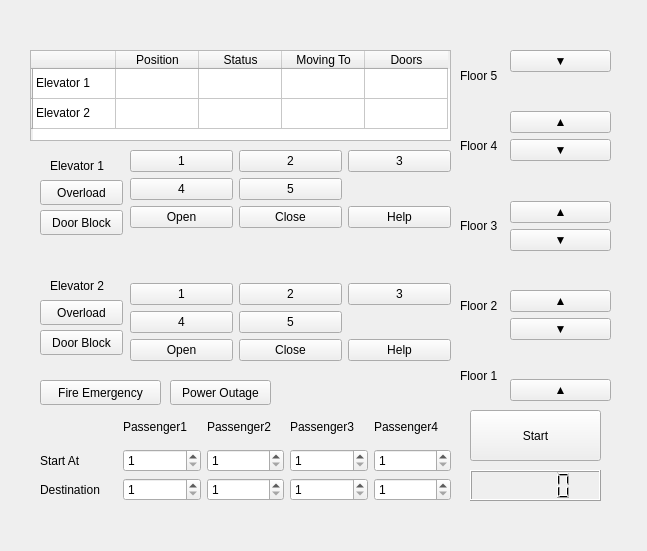
<?xml version="1.0" encoding="UTF-8"?>
<ui version="4.0">
 <class>MainWindow</class>
 <widget class="QMainWindow" name="MainWindow">
  <property name="geometry">
   <rect>
    <x>0</x>
    <y>0</y>
    <width>647</width>
    <height>551</height>
   </rect>
  </property>
  <property name="windowTitle">
   <string>Elevator Simulation</string>
  </property>
  <widget class="QWidget" name="centralwidget">
   <widget class="QWidget" name="floorButtons" native="true">
    <property name="geometry">
     <rect>
      <x>510</x>
      <y>50</y>
      <width>101</width>
      <height>351</height>
     </rect>
    </property>
    <layout class="QVBoxLayout" name="verticalLayout">
     <item>
      <widget class="QPushButton" name="downButton_5">
       <property name="text">
        <string>▼</string>
       </property>
       <property name="checkable">
        <bool>true</bool>
       </property>
      </widget>
     </item>
     <item>
      <widget class="QLabel" name="label_9">
       <property name="text">
        <string/>
       </property>
      </widget>
     </item>
     <item>
      <widget class="QPushButton" name="upButton_4">
       <property name="text">
        <string>▲</string>
       </property>
       <property name="checkable">
        <bool>true</bool>
       </property>
      </widget>
     </item>
     <item>
      <widget class="QPushButton" name="downButton_4">
       <property name="text">
        <string>▼</string>
       </property>
       <property name="checkable">
        <bool>true</bool>
       </property>
      </widget>
     </item>
     <item>
      <widget class="QLabel" name="label_8">
       <property name="text">
        <string/>
       </property>
      </widget>
     </item>
     <item>
      <widget class="QPushButton" name="upButton_3">
       <property name="text">
        <string>▲</string>
       </property>
       <property name="checkable">
        <bool>true</bool>
       </property>
      </widget>
     </item>
     <item>
      <widget class="QPushButton" name="downButton_3">
       <property name="text">
        <string>▼</string>
       </property>
       <property name="checkable">
        <bool>true</bool>
       </property>
      </widget>
     </item>
     <item>
      <widget class="QLabel" name="label_7">
       <property name="text">
        <string/>
       </property>
      </widget>
     </item>
     <item>
      <widget class="QPushButton" name="upButton_2">
       <property name="text">
        <string>▲</string>
       </property>
       <property name="checkable">
        <bool>true</bool>
       </property>
      </widget>
     </item>
     <item>
      <widget class="QPushButton" name="downButton_2">
       <property name="text">
        <string>▼</string>
       </property>
       <property name="checkable">
        <bool>true</bool>
       </property>
       <property name="checked">
        <bool>false</bool>
       </property>
      </widget>
     </item>
     <item>
      <widget class="QLabel" name="label_6">
       <property name="text">
        <string/>
       </property>
      </widget>
     </item>
     <item>
      <widget class="QPushButton" name="upButton_1">
       <property name="text">
        <string>▲</string>
       </property>
       <property name="checkable">
        <bool>true</bool>
       </property>
      </widget>
     </item>
    </layout>
   </widget>
   <widget class="QTableWidget" name="tableWidget">
    <property name="geometry">
     <rect>
      <x>30</x>
      <y>50</y>
      <width>421</width>
      <height>91</height>
     </rect>
    </property>
    <attribute name="horizontalHeaderDefaultSectionSize">
     <number>83</number>
    </attribute>
    <row>
     <property name="text">
      <string/>
     </property>
    </row>
    <row>
     <property name="text">
      <string/>
     </property>
    </row>
    <column>
     <property name="text">
      <string/>
     </property>
     <property name="font">
      <font>
       <pointsize>5</pointsize>
      </font>
     </property>
    </column>
    <column>
     <property name="text">
      <string>Position</string>
     </property>
    </column>
    <column>
     <property name="text">
      <string>Status</string>
     </property>
    </column>
    <column>
     <property name="text">
      <string>Moving To</string>
     </property>
    </column>
    <column>
     <property name="text">
      <string>Doors</string>
     </property>
    </column>
    <item row="0" column="0">
     <property name="text">
      <string>Elevator 1</string>
     </property>
    </item>
    <item row="1" column="0">
     <property name="text">
      <string>Elevator 2</string>
     </property>
    </item>
   </widget>
   <widget class="QLabel" name="label">
    <property name="geometry">
     <rect>
      <x>460</x>
      <y>360</y>
      <width>51</width>
      <height>31</height>
     </rect>
    </property>
    <property name="text">
     <string>Floor 1</string>
    </property>
   </widget>
   <widget class="QLabel" name="label_2">
    <property name="geometry">
     <rect>
      <x>460</x>
      <y>290</y>
      <width>51</width>
      <height>31</height>
     </rect>
    </property>
    <property name="text">
     <string>Floor 2</string>
    </property>
   </widget>
   <widget class="QLabel" name="label_3">
    <property name="geometry">
     <rect>
      <x>460</x>
      <y>210</y>
      <width>51</width>
      <height>31</height>
     </rect>
    </property>
    <property name="text">
     <string>Floor 3</string>
    </property>
   </widget>
   <widget class="QLabel" name="label_4">
    <property name="geometry">
     <rect>
      <x>460</x>
      <y>130</y>
      <width>51</width>
      <height>31</height>
     </rect>
    </property>
    <property name="text">
     <string>Floor 4</string>
    </property>
   </widget>
   <widget class="QLabel" name="label_5">
    <property name="geometry">
     <rect>
      <x>460</x>
      <y>60</y>
      <width>51</width>
      <height>31</height>
     </rect>
    </property>
    <property name="text">
     <string>Floor 5</string>
    </property>
   </widget>
   <widget class="QWidget" name="gridLayoutWidget">
    <property name="geometry">
     <rect>
      <x>130</x>
      <y>150</y>
      <width>321</width>
      <height>211</height>
     </rect>
    </property>
    <layout class="QGridLayout" name="gridLayout">
     <item row="5" column="0">
      <widget class="QPushButton" name="E2F4Button">
       <property name="text">
        <string>4</string>
       </property>
       <property name="checkable">
        <bool>true</bool>
       </property>
      </widget>
     </item>
     <item row="0" column="1">
      <widget class="QPushButton" name="E1F2Button">
       <property name="text">
        <string>2</string>
       </property>
       <property name="checkable">
        <bool>true</bool>
       </property>
      </widget>
     </item>
     <item row="4" column="0">
      <widget class="QPushButton" name="E2F1Button">
       <property name="text">
        <string>1</string>
       </property>
       <property name="checkable">
        <bool>true</bool>
       </property>
      </widget>
     </item>
     <item row="1" column="0">
      <widget class="QPushButton" name="E1F4Button">
       <property name="text">
        <string>4</string>
       </property>
       <property name="checkable">
        <bool>true</bool>
       </property>
      </widget>
     </item>
     <item row="1" column="1">
      <widget class="QPushButton" name="E1F5Button">
       <property name="text">
        <string>5</string>
       </property>
       <property name="checkable">
        <bool>true</bool>
       </property>
      </widget>
     </item>
     <item row="6" column="0">
      <widget class="QPushButton" name="E2OpenButton">
       <property name="text">
        <string>Open</string>
       </property>
       <property name="checkable">
        <bool>false</bool>
       </property>
      </widget>
     </item>
     <item row="2" column="2">
      <widget class="QPushButton" name="E1HelpButton">
       <property name="text">
        <string>Help</string>
       </property>
       <property name="checkable">
        <bool>true</bool>
       </property>
      </widget>
     </item>
     <item row="4" column="2">
      <widget class="QPushButton" name="E2F3Button">
       <property name="text">
        <string>3</string>
       </property>
       <property name="checkable">
        <bool>true</bool>
       </property>
      </widget>
     </item>
     <item row="6" column="1">
      <widget class="QPushButton" name="E2CloseButton">
       <property name="text">
        <string>Close</string>
       </property>
       <property name="checkable">
        <bool>false</bool>
       </property>
      </widget>
     </item>
     <item row="0" column="0">
      <widget class="QPushButton" name="E1F1Button">
       <property name="text">
        <string>1</string>
       </property>
       <property name="checkable">
        <bool>true</bool>
       </property>
      </widget>
     </item>
     <item row="5" column="1">
      <widget class="QPushButton" name="E2F5Button">
       <property name="text">
        <string>5</string>
       </property>
       <property name="checkable">
        <bool>true</bool>
       </property>
      </widget>
     </item>
     <item row="3" column="1">
      <widget class="QLabel" name="label_10">
       <property name="text">
        <string/>
       </property>
      </widget>
     </item>
     <item row="0" column="2">
      <widget class="QPushButton" name="E1F3Button">
       <property name="text">
        <string>3</string>
       </property>
       <property name="checkable">
        <bool>true</bool>
       </property>
      </widget>
     </item>
     <item row="2" column="0">
      <widget class="QPushButton" name="E1OpenButton">
       <property name="text">
        <string>Open</string>
       </property>
       <property name="checkable">
        <bool>false</bool>
       </property>
      </widget>
     </item>
     <item row="6" column="2">
      <widget class="QPushButton" name="E2HelpButton">
       <property name="text">
        <string>Help</string>
       </property>
       <property name="checkable">
        <bool>true</bool>
       </property>
      </widget>
     </item>
     <item row="2" column="1">
      <widget class="QPushButton" name="E1CloseButton">
       <property name="text">
        <string>Close</string>
       </property>
       <property name="checkable">
        <bool>false</bool>
       </property>
      </widget>
     </item>
     <item row="4" column="1">
      <widget class="QPushButton" name="E2F2Button">
       <property name="text">
        <string>2</string>
       </property>
       <property name="checkable">
        <bool>true</bool>
       </property>
      </widget>
     </item>
    </layout>
   </widget>
   <widget class="QLabel" name="label_11">
    <property name="geometry">
     <rect>
      <x>50</x>
      <y>150</y>
      <width>81</width>
      <height>31</height>
     </rect>
    </property>
    <property name="text">
     <string>Elevator 1</string>
    </property>
   </widget>
   <widget class="QLabel" name="label_12">
    <property name="geometry">
     <rect>
      <x>50</x>
      <y>270</y>
      <width>81</width>
      <height>31</height>
     </rect>
    </property>
    <property name="text">
     <string>Elevator 2</string>
    </property>
   </widget>
   <widget class="QPushButton" name="FireEmergencyButton">
    <property name="geometry">
     <rect>
      <x>40</x>
      <y>380</y>
      <width>121</width>
      <height>25</height>
     </rect>
    </property>
    <property name="text">
     <string>Fire Emergency</string>
    </property>
   </widget>
   <widget class="QPushButton" name="PowerOutageButton">
    <property name="geometry">
     <rect>
      <x>170</x>
      <y>380</y>
      <width>101</width>
      <height>25</height>
     </rect>
    </property>
    <property name="text">
     <string>Power Outage</string>
    </property>
   </widget>
   <widget class="QPushButton" name="E1OverloadButton">
    <property name="geometry">
     <rect>
      <x>40</x>
      <y>180</y>
      <width>83</width>
      <height>25</height>
     </rect>
    </property>
    <property name="text">
     <string>Overload</string>
    </property>
    <property name="checkable">
     <bool>true</bool>
    </property>
   </widget>
   <widget class="QPushButton" name="E2OverloadButton">
    <property name="geometry">
     <rect>
      <x>40</x>
      <y>300</y>
      <width>83</width>
      <height>25</height>
     </rect>
    </property>
    <property name="text">
     <string>Overload</string>
    </property>
    <property name="checkable">
     <bool>true</bool>
    </property>
   </widget>
   <widget class="QPushButton" name="E1DoorBlockButton">
    <property name="geometry">
     <rect>
      <x>40</x>
      <y>210</y>
      <width>83</width>
      <height>25</height>
     </rect>
    </property>
    <property name="text">
     <string>Door Block</string>
    </property>
    <property name="checkable">
     <bool>true</bool>
    </property>
   </widget>
   <widget class="QPushButton" name="E2DoorBlockButton">
    <property name="geometry">
     <rect>
      <x>40</x>
      <y>330</y>
      <width>83</width>
      <height>25</height>
     </rect>
    </property>
    <property name="text">
     <string>Door Block</string>
    </property>
    <property name="checkable">
     <bool>true</bool>
    </property>
   </widget>
   <widget class="QPushButton" name="startButton">
    <property name="geometry">
     <rect>
      <x>470</x>
      <y>410</y>
      <width>131</width>
      <height>51</height>
     </rect>
    </property>
    <property name="text">
     <string>Start</string>
    </property>
   </widget>
   <widget class="QWidget" name="gridLayoutWidget_2">
    <property name="geometry">
     <rect>
      <x>40</x>
      <y>410</y>
      <width>411</width>
      <height>91</height>
     </rect>
    </property>
    <layout class="QGridLayout" name="gridLayout_2">
     <item row="0" column="1">
      <widget class="QLabel" name="label_13">
       <property name="text">
        <string>Passenger1</string>
       </property>
      </widget>
     </item>
     <item row="0" column="2">
      <widget class="QLabel" name="label_14">
       <property name="text">
        <string>Passenger2</string>
       </property>
      </widget>
     </item>
     <item row="0" column="4">
      <widget class="QLabel" name="label_16">
       <property name="text">
        <string>Passenger4</string>
       </property>
      </widget>
     </item>
     <item row="1" column="1">
      <widget class="QSpinBox" name="p1sButton">
       <property name="minimum">
        <number>1</number>
       </property>
       <property name="maximum">
        <number>5</number>
       </property>
      </widget>
     </item>
     <item row="0" column="3">
      <widget class="QLabel" name="label_15">
       <property name="text">
        <string>Passenger3</string>
       </property>
      </widget>
     </item>
     <item row="1" column="0">
      <widget class="QLabel" name="label_17">
       <property name="text">
        <string>Start At</string>
       </property>
      </widget>
     </item>
     <item row="2" column="0">
      <widget class="QLabel" name="label_18">
       <property name="text">
        <string>Destination</string>
       </property>
      </widget>
     </item>
     <item row="1" column="2">
      <widget class="QSpinBox" name="p2sButton">
       <property name="minimum">
        <number>1</number>
       </property>
       <property name="maximum">
        <number>5</number>
       </property>
      </widget>
     </item>
     <item row="1" column="3">
      <widget class="QSpinBox" name="p3sButton">
       <property name="minimum">
        <number>1</number>
       </property>
       <property name="maximum">
        <number>5</number>
       </property>
      </widget>
     </item>
     <item row="1" column="4">
      <widget class="QSpinBox" name="p4sButton">
       <property name="minimum">
        <number>1</number>
       </property>
       <property name="maximum">
        <number>5</number>
       </property>
      </widget>
     </item>
     <item row="2" column="1">
      <widget class="QSpinBox" name="p1dButton">
       <property name="minimum">
        <number>1</number>
       </property>
       <property name="maximum">
        <number>5</number>
       </property>
      </widget>
     </item>
     <item row="2" column="2">
      <widget class="QSpinBox" name="p2dButton">
       <property name="minimum">
        <number>1</number>
       </property>
       <property name="maximum">
        <number>5</number>
       </property>
      </widget>
     </item>
     <item row="2" column="3">
      <widget class="QSpinBox" name="p3dButton">
       <property name="minimum">
        <number>1</number>
       </property>
       <property name="maximum">
        <number>5</number>
       </property>
      </widget>
     </item>
     <item row="2" column="4">
      <widget class="QSpinBox" name="p4dButton">
       <property name="minimum">
        <number>1</number>
       </property>
       <property name="maximum">
        <number>5</number>
       </property>
      </widget>
     </item>
    </layout>
   </widget>
   <widget class="QLCDNumber" name="timeShown">
    <property name="geometry">
     <rect>
      <x>470</x>
      <y>470</y>
      <width>131</width>
      <height>31</height>
     </rect>
    </property>
   </widget>
  </widget>
 </widget>
 <resources/>
 <connections/>
</ui>
